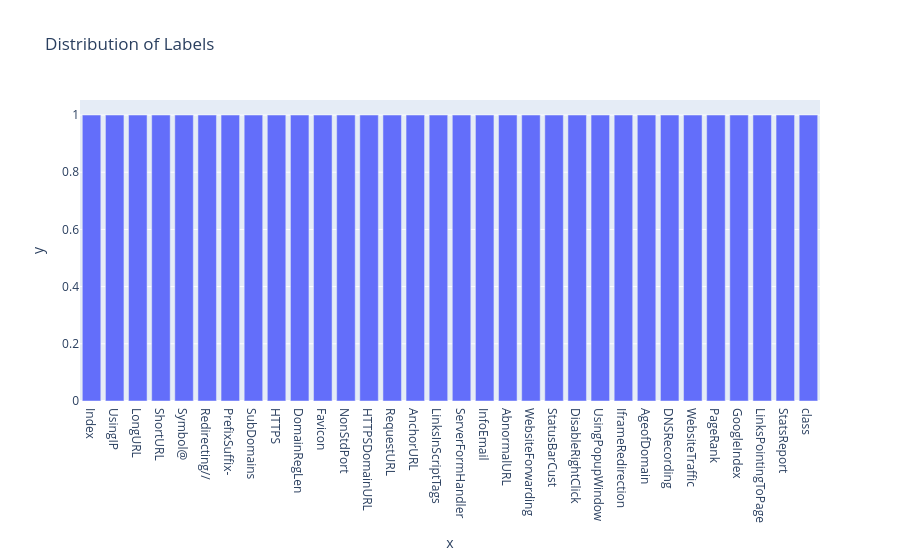

The notebook cell saved with this chart:
### Code cell
import plotly.express as px
fig = px.bar(label_counts, x=label_counts.index, y=label_counts.values, title="Distribution of Labels")
fig.show()

### Figure 1 — Plotly figure (JSON) as saved in the notebook; plotly's stock layout.template omitted (floating-point values rounded to 4 significant figures)
{"data": [{"hovertemplate": "x=%{x}<br>y=%{y}<extra></extra>", "legendgroup": "", "marker": {"color": "#636efa", "pattern": {"shape": ""}}, "name": "", "orientation": "v", "showlegend": false, "textposition": "auto", "type": "bar", "x": ["Index", "UsingIP", "LongURL", "ShortURL", "Symbol@", "Redirecting//", "PrefixSuffix-", "SubDomains", "HTTPS", "DomainRegLen", "Favicon", "NonStdPort", "HTTPSDomainURL", "RequestURL", "AnchorURL", "LinksInScriptTags", "ServerFormHandler", "InfoEmail", "AbnormalURL", "WebsiteForwarding", "StatusBarCust", "DisableRightClick", "UsingPopupWindow", "IframeRedirection", "AgeofDomain", "DNSRecording", "WebsiteTraffic", "PageRank", "GoogleIndex", "LinksPointingToPage", "StatsReport", "class"], "xaxis": "x", "y": [1, 1, 1, 1, 1, 1, 1, 1, 1, 1, 1, 1, 1, 1, 1, 1, 1, 1, 1, 1, 1, 1, 1, 1, 1, 1, 1, 1, 1, 1, 1, 1], "yaxis": "y"}], "layout": {"barmode": "relative", "legend": {"tracegroupgap": 0}, "title": {"text": "Distribution of Labels"}, "xaxis": {"anchor": "y", "domain": [0, 1], "title": {"text": "x"}}, "yaxis": {"anchor": "x", "domain": [0, 1], "title": {"text": "y"}}}}
